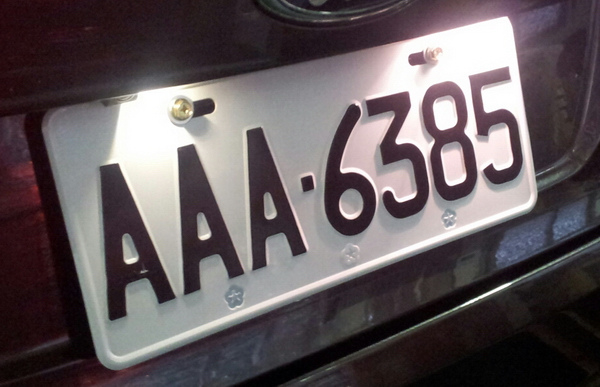
#> input picture img/test3.jpg, 600 x 387 px
$ python ex07.py
#> lines starting #> are read from the running program, lines starting #| are printed output that depends on the picture
import cv2, numpy as np
from cv2 import threshold

img = cv2.imread("./img/test3.jpg", 1)
#> img is the input picture: shape (387, 600, 3); mean B, G, R 92.2, 89.3, 98.2
imgGray = cv2.cvtColor(img, cv2.COLOR_BGR2GRAY)
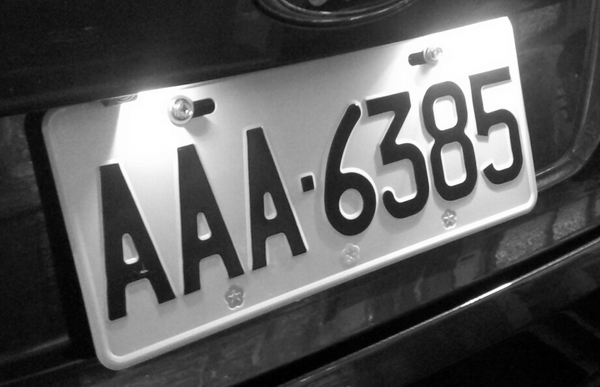
#> imgGray: shape (387, 600); min 0, max 255, mean 92.3
pts1 = np.float32([[64, 174], [510, 60], [529, 178], [108, 327]])
pts2 = np.float32([[0, 0], [520, 0], [520, 180], [0, 180]])
M = cv2.getPerspectiveTransform(pts1, pts2)
res = cv2.warpPerspective(img, M, (520, 180))
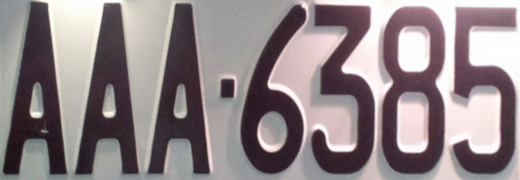
#> res: shape (180, 520, 3); mean B, G, R 136, 133.3, 144.3
#> (the run stopped early here; a loop or call above may not have finished)

$ run again, with img/test4.jpg copied over img/test3.jpg
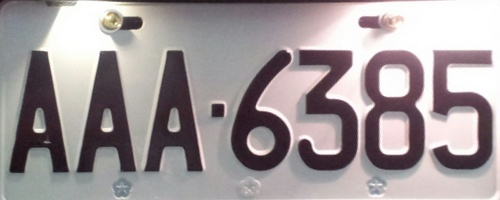
#> input picture img/test4.jpg, 500 x 200 px
#> img is the input picture: shape (200, 500, 3); mean B, G, R 153.6, 151.8, 160.4
#> `imgGray = cv2.cvtColor(img, cv2.COLOR_BGR2GRAY)`:
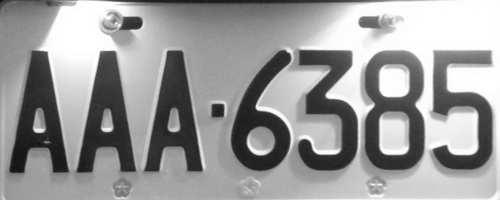
#> imgGray: shape (200, 500); min 17, max 255, mean 154.6
#> `res = cv2.warpPerspective(img, M, (520, 180))`:
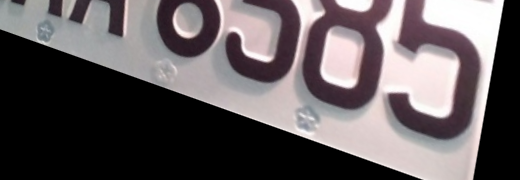
#> res: shape (180, 520, 3); mean B, G, R 92.9, 90.8, 97.6
